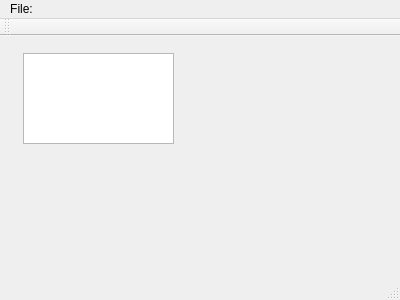
<?xml version="1.0" encoding="UTF-8"?>
<ui version="4.0">
 <class>MainWindow</class>
 <widget class="QMainWindow" name="MainWindow">
  <property name="geometry">
   <rect>
    <x>0</x>
    <y>0</y>
    <width>400</width>
    <height>300</height>
   </rect>
  </property>
  <property name="windowTitle">
   <string>MainWindow</string>
  </property>
  <widget class="QWidget" name="centralWidget">
   <widget class="QPlainTextEdit" name="plainTextEdit">
    <property name="geometry">
     <rect>
      <x>23</x>
      <y>17</y>
      <width>151</width>
      <height>91</height>
     </rect>
    </property>
   </widget>
  </widget>
  <widget class="QMenuBar" name="menuBar">
   <property name="geometry">
    <rect>
     <x>0</x>
     <y>0</y>
     <width>400</width>
     <height>25</height>
    </rect>
   </property>
   <widget class="QMenu" name="menuFile">
    <property name="title">
     <string>File:</string>
    </property>
    <addaction name="actionNew_window"/>
   </widget>
   <addaction name="menuFile"/>
  </widget>
  <widget class="QToolBar" name="mainToolBar">
   <attribute name="toolBarArea">
    <enum>TopToolBarArea</enum>
   </attribute>
   <attribute name="toolBarBreak">
    <bool>false</bool>
   </attribute>
  </widget>
  <widget class="QStatusBar" name="statusBar"/>
  <action name="actionNew_window">
   <property name="text">
    <string>New window</string>
   </property>
  </action>
 </widget>
 <layoutdefault spacing="6" margin="11"/>
 <resources/>
 <connections/>
</ui>
